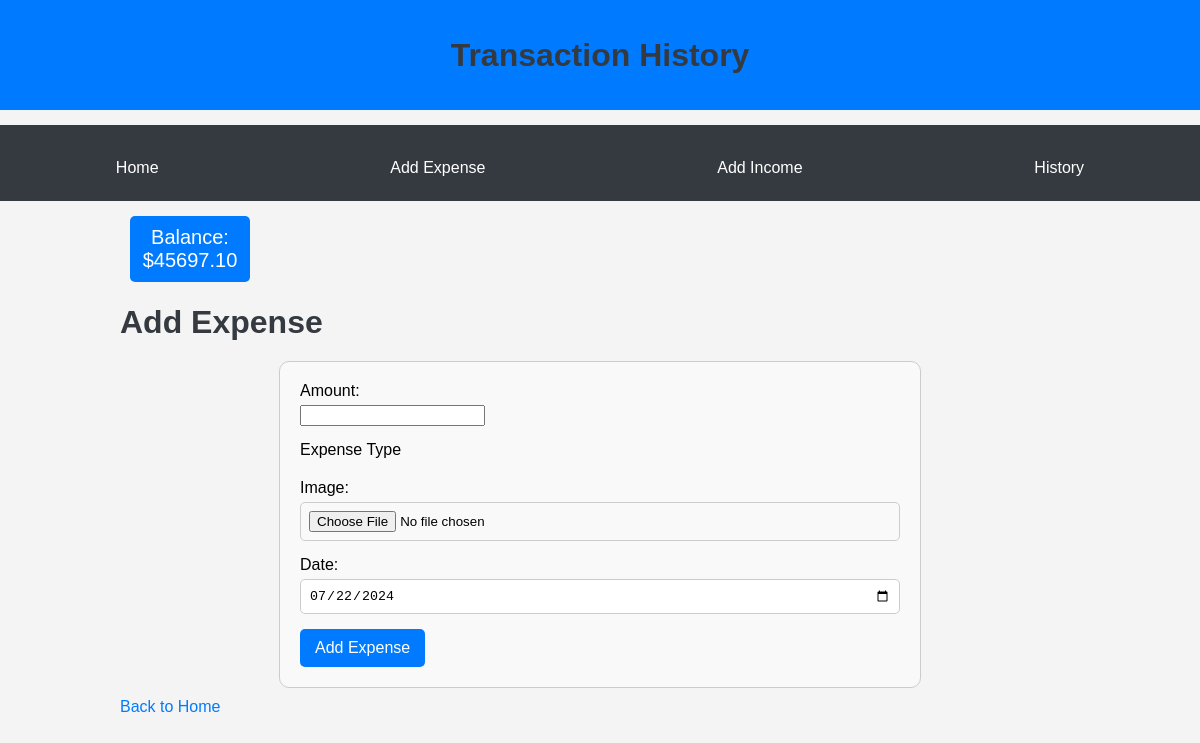
The app's page /add_expense/ (signed in), older data.
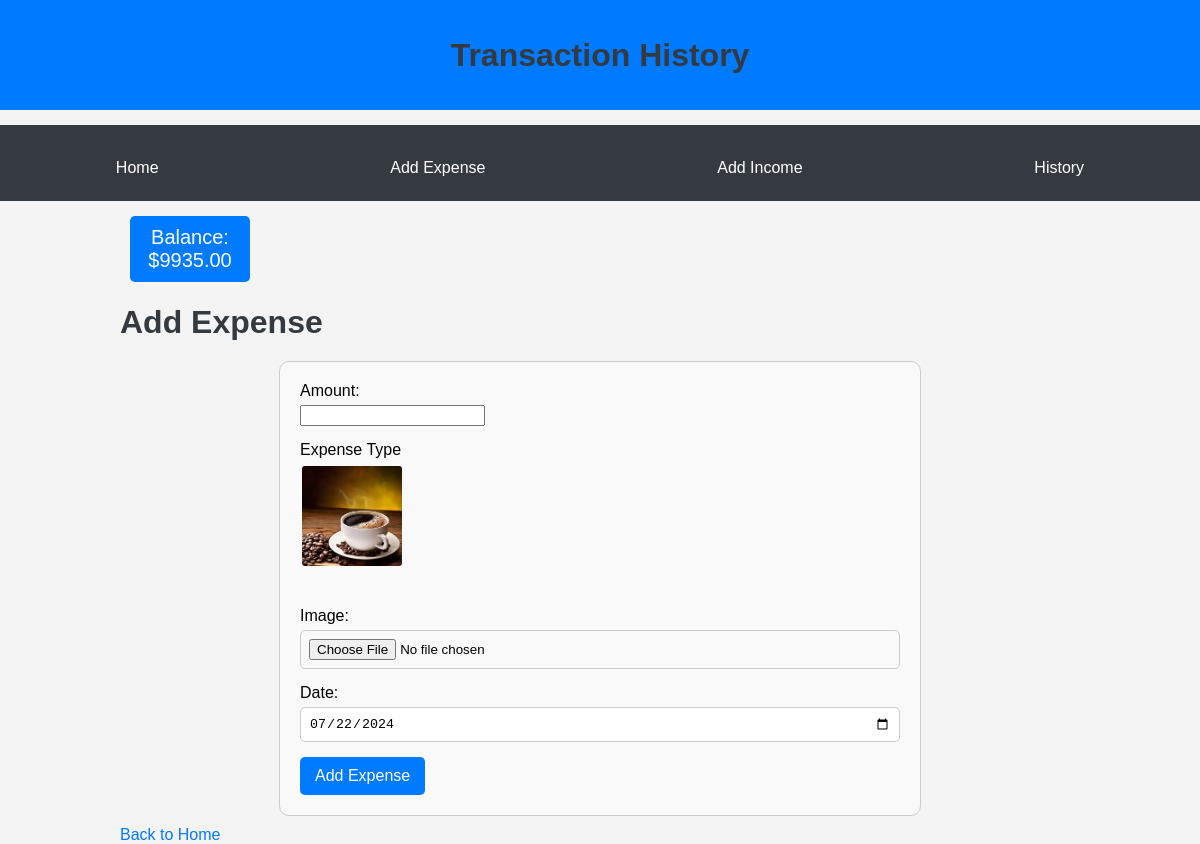
The same page, newer data.
### history/models.py (models this page shows, shortened)
class AccountBalance(models.Model):
    user = models.OneToOneField(User, on_delete=models.CASCADE)
    balance = models.DecimalField(max_digits=10, decimal_places=2, default=0.00)

class ExpenseType(models.Model):
    name = models.CharField(max_length=50)
    image = models.ImageField(upload_to='expense_types/')

### history/views.py (the view)
# urls.py: path('add_expense/', views.add_expense, name='add_expense'),
@login_required
def add_expense(request):
    if request.method == 'POST':
        form = ExpenseForm(request.POST, request.FILES)
        if form.is_valid():
            expense = form.save(commit=False)
            expense.date = form.cleaned_data['date']
            account_balance, created = AccountBalance.objects.get_or_create(user=request.user)
            if account_balance.balance >= expense.amount:
                expense.account_balance = account_balance
                account_balance.balance -= expense.amount
                account_balance.save()
                expense.save()
                return redirect('index')
            else:
                messages.error(request, 'You do not have enough funds in your account.')
    else:
        form = ExpenseForm()
    expense_types = ExpenseType.objects.all()
    return render(request, 'history/add_expense.html', {'form': form, 'expense_types': expense_types})

### history/forms.py
class ExpenseForm(forms.ModelForm):
    date = forms.DateField(widget=forms.DateInput(attrs={'type': 'date'}))
    expense_type = forms.ModelChoiceField(queryset=ExpenseType.objects.all(), widget=forms.RadioSelect())
    class Meta:
        model = Expense
        fields = ['amount', 'expense_type', 'image', 'date']

### history/context_processors.py (called while the page is built)
def account_balance(request):
    if request.user.is_authenticated:
        account_balance, created = AccountBalance.objects.get_or_create(user=request.user)
        return {'balance': account_balance.balance}
    return {}

### templates/history/add_expense.html (shortened to what this page needs)
{% extends 'base.html' %}
{% block content %}
<h1>Add Expense</h1>
<form method="post" enctype="multipart/form-data" id="expense-form">
    <div>
        {{ form.amount.label_tag }}
        {{ form.amount }}
    </div>
    <div>
        <label for="expense_type">Expense Type</label>
        <div id="expense-type-images">
            {% for expense_type in expense_types %}
            <div class="expense-type-option">
                <label for="expense_type_{{ expense_type.id }}">
                    <img src="{{ expense_type.image.url }}" alt="{{ expense_type.name }}" title="{{ expense_type.name }}">
                </label>
            </div>
            {% endfor %}
        </div>
    </div>
    <div>
        {{ form.image.label_tag }}
        {{ form.image }}
    </div>
    <div>
        {{ form.date.label_tag }}
        {{ form.date }}
    </div>
    <button type="submit">Add Expense</button>
</form>
<a href="{% url 'index' %}">Back to Home</a>
{% endblock %}

### templates/base.html (shortened to what this page needs)
<!DOCTYPE html>
<html lang="en">
<head>
</head>
<body>
    <div class="header">
        <h1>Transaction History</h1>
    </div>
    <div class="menu">
        <a href="{% url 'index' %}">Home</a>
        <a href="{% url 'add_expense' %}">Add Expense</a>
        <a href="{% url 'add_income' %}">Add Income</a>
        <a href="{% url 'history' %}">History</a>
    </div>
    <div class="container">
        <div class="balance">
            Balance: ${{ balance }}
        </div>
        {% block content %}{% endblock %}
    </div>
</body>
</html>

Row changes from the older to the newer data that the page shows:
changed AccountBalance: balance "45697.10" → "9935.00"
added ExpenseType: image (picture)
